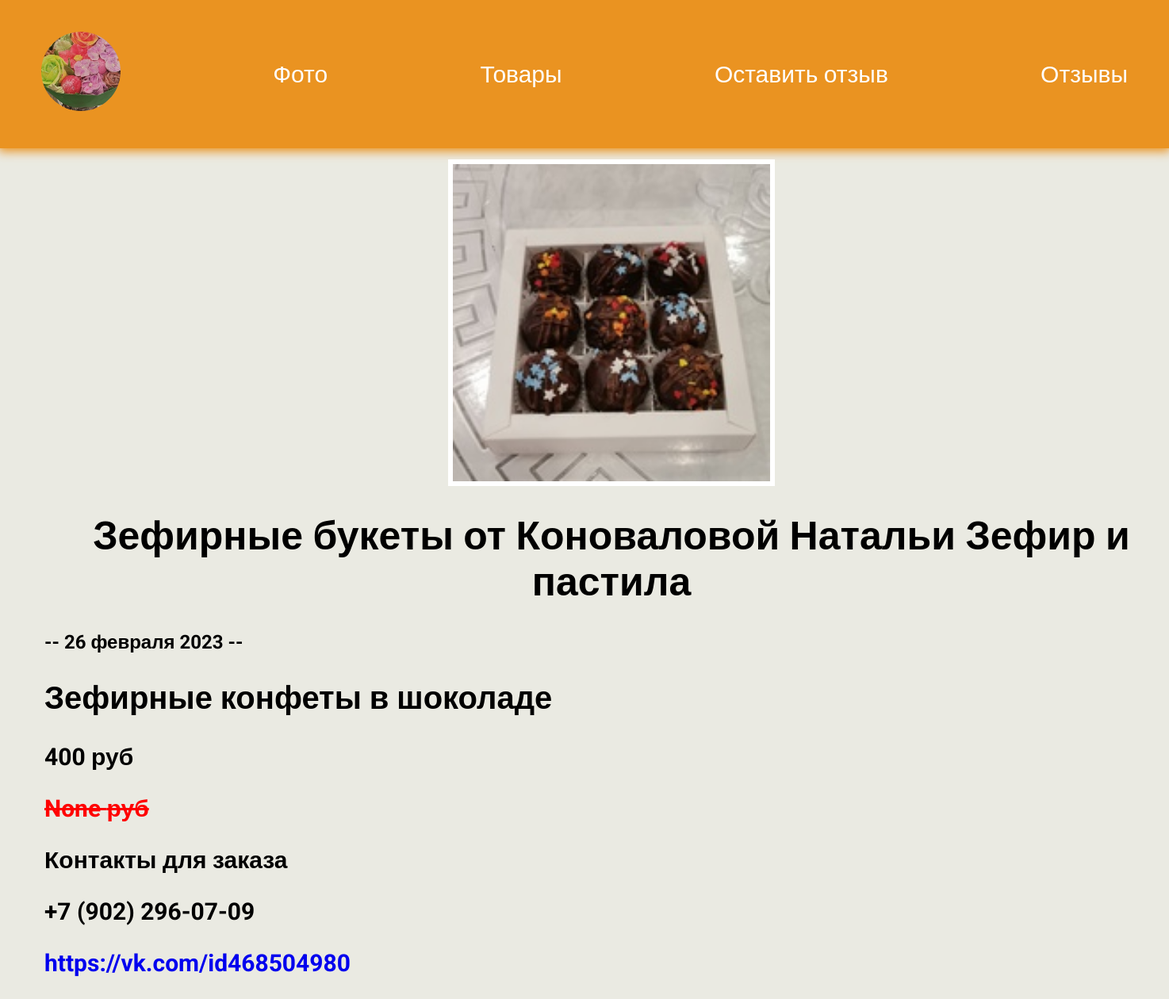
Screenshot of /product/41/ with the database file from the repository.
### product/models.py (models this page shows, shortened)
class Product(models.Model):
    title = models.CharField(max_length=200, null=True, blank=True)
    name = models.CharField(max_length=200, null=True, blank=True)
    date = models.DateField()
    image = models.ImageField(upload_to='web/images/')
    new_price = models.IntegerField(default=0, null=True, blank=True)
    old_price = models.IntegerField(default=0, null=True, blank=True)

### product/views.py (the view)
# urls.py: path("<int:product_id>/", views.detail, name='detail'),
def detail(request, product_id):
    product = get_object_or_404(Product, pk=product_id)
    return render(request, 'product/details.html', {'product': product})

### product/templates/product/details.html
{% extends 'web/base.html' %}
{% load static %}
{% block content %}
<div class="detail">
    <img src="{{ product.image.url }}" alt="">
    <h1>{{ product.title }}</h1>
    <h2>-- {{ product.date|date:'j E Y' }} --</h2>
    <h2 class="name">{{ product.name }}</h2>
    <p>{{ product.new_price }} руб</p>
    <p class="old_price">{{ product.old_price }} руб</p>
    <p>Контакты для заказа</p>
    <p>+7 (902) 296-07-09</p>
    <a href="https://vk.com/id468504980" target="_blank">
        <p>https://vk.com/id468504980</p>
    </a>
</div>
{% endblock %}

### web/static/css/style.css (style rules this page uses)
body { font-family: 'Roboto',sans-serif; padding: 0; margin: 0; background:rgb(234, 234, 226); }
h1 { text-align: center; font-size: 50px; }
.detail { width: 1430px; margin: 4px; }
.detail img { width: 400px; height: 400px; display: block; margin: 0 auto; border: 6px solid #FFF; text-align: center; object-fit: cover; }
.detail p { font-weight: bold; font-size: 30px; }
.old_price { color: red; text-decoration: line-through; }
.name { font-size: 40px; }

### web/templates/web/base.html (style rules this page uses)
a { text-decoration:none; }

### rows the page displays
Product: image (picture), title "Зефирные букеты от Коноваловой Натальи Зефир и пастила", date "26 февраля 2023", name "Зефирные конфеты в шоколаде", new_price "400", old_price "None"
